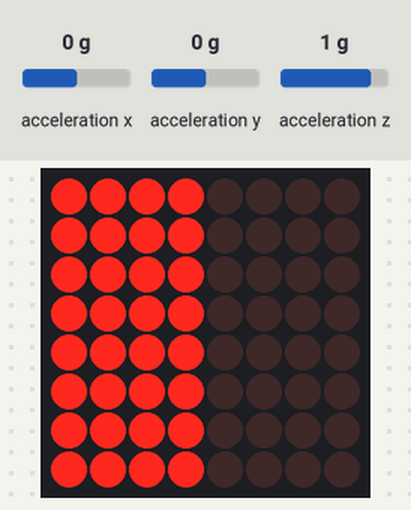
A sketch run on a simulated ESP8266 (Wemos D1 mini). On the bench: 8×8 LED matrix. Wiring (inferred from the names in the program): ADXL345 accelerometer at I2C address 0x53. The test bench sets the inputs (shaded band); at power-on: acceleration y 0 g, acceleration x 0 g, acceleration z 1 g. WiFi joins after 1.5 s; servers stay silent unless stated; what the sketch prints to the serial monitor is not drawn.

Above: at 2.7 s.
2.8 s: acceleration y set to -0.8 g
At 3.5 s:
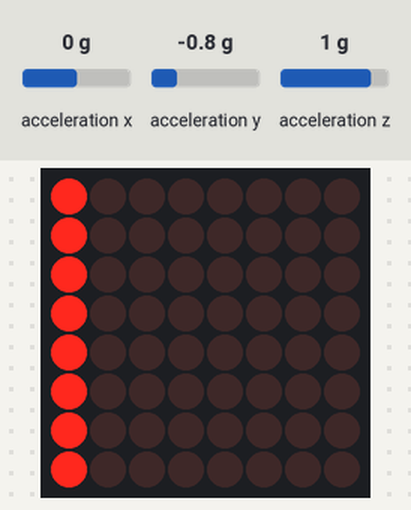
5.8 s: acceleration y set to 0.8 g
At 6.6 s:
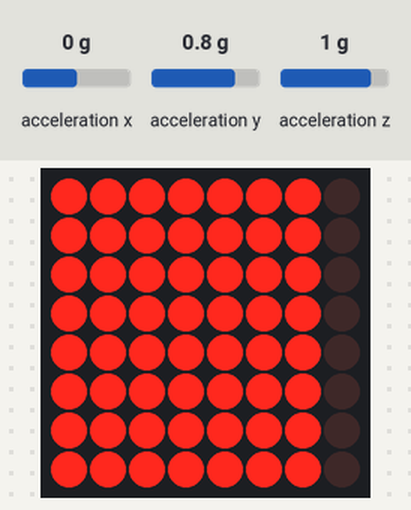
8.8 s: acceleration y set to 1.4 g
At 9.9 s:
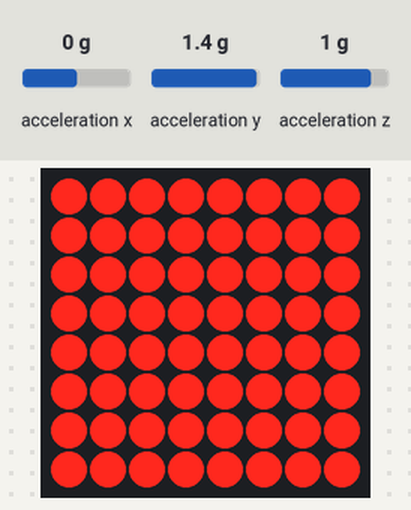
11.8 s: acceleration y set to -1.4 g
At 12.1 s:
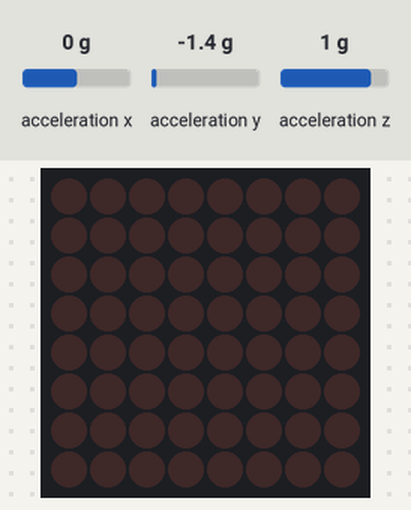
13.3 s: acceleration y set to 0.8 g
At 13.7 s:
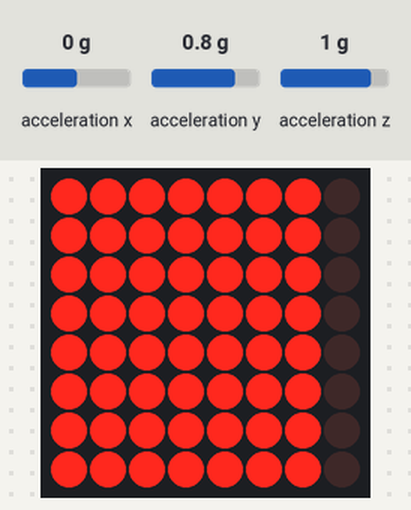
16.3 s: acceleration y set to 0 g
At 16.9 s:
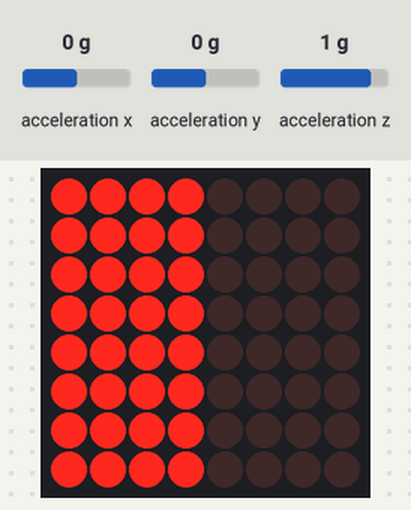
Timing chart, 0 to 19.3 s (numbered marks = the images above; inputs shaded):
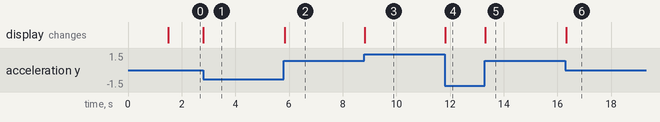

The sketch:

PCB1.ino
```cpp
#include <Wire.h>
#include <ESP8266WiFi.h>
#include "LedControl.h"
LedControl lc(D7, D5, D6);
IPAddress ip(192, 168, 0, 100);
IPAddress gateway(192, 168, 0, 1);
IPAddress subnet(255, 255, 255, 0);
char ssid[] = "WeMos";
char pass[] = "12345678";
WiFiServer server(80);
int16_t axis[3];
void setup()
{
    Serial.begin(115200);
    WiFi.config(ip, gateway, subnet);
    WiFi.begin(ssid, pass);
    Serial.print("Connect to router");
    while (WiFi.status() != WL_CONNECTED)
    {
        delay(500);
        Serial.print(".");
    }
    Serial.println("WiFI connected !");
    server.begin();
    lc.shutdown(0, false);
    /*adxl*/
    Wire.begin();
    Wire.beginTransmission(0x53);
    Wire.write(0x2D);
    Wire.write(0x08);
    Wire.endTransmission();
    Wire.beginTransmission(0x53);
    Wire.write(0x31);
    Wire.write(0x00);
    Wire.endTransmission();
    lc.clearDisplay(0);
}

void loop()
{
    int16_t row;
    adxl();
    lc.clearDisplay(0);
    // Serial.println(axis[0]);
    // Serial.println(axis[1]);
    // Serial.println(axis[2]);

    for (int i = 0; i < 8; i++)
    {
        for (int g = 0; g < axis[1]; g++)
            lc.setLed(0, i, g, 1);
    }
    if(axis[2]==0)lc.clearDisplay(0);
    char buffer[10];
    sprintf(buffer, "%d %d %d", axis[0], axis[1], axis[2]);
    WiFiClient client = server.available();
    if (client)
    {
        if (client.connected())
        {
            Serial.println("connected to client");

            if (client.available())
            {
                while (client.available())
                {
                   Serial.println(client.readStringUntil('\n'));
                }
                client.println(buffer);
            }
        }
    }

}
void adxl()
{
    int i = 0;
    static byte adxl_buffer[6];
    Wire.beginTransmission(0x53);
    Wire.write(0x32);
    Wire.requestFrom(0x53, 6);
    while (Wire.available())
    {
        adxl_buffer[i] = Wire.read();
        i++;
    }
    Wire.endTransmission();
    axis[0] = (int16_t)adxl_buffer[1] << 8 | adxl_buffer[0];
    axis[1] = (int16_t)adxl_buffer[3] << 8 | adxl_buffer[2];
    axis[2] = (int16_t)adxl_buffer[5] << 8 | adxl_buffer[4];

    axis[0] = map(axis[0], -256, 256, 0, 8);
    axis[1] = map(axis[1], -256, 256, 0, 8);
    axis[2] = map(axis[2], -256, 256, 0, 8);
}
```

Measured:
- after the input at 2.8 s, the display: changes at once (image 1)
- after the input at 5.8 s, the display: changes at once (image 2)
- after the input at 8.8 s, the display: changes at once (image 3)
- after the input at 11.8 s, the display: changes at once (image 4)
- after the input at 13.3 s, the display: changes at once (image 5)
- after the input at 16.3 s, the display: changes at once (image 6)
